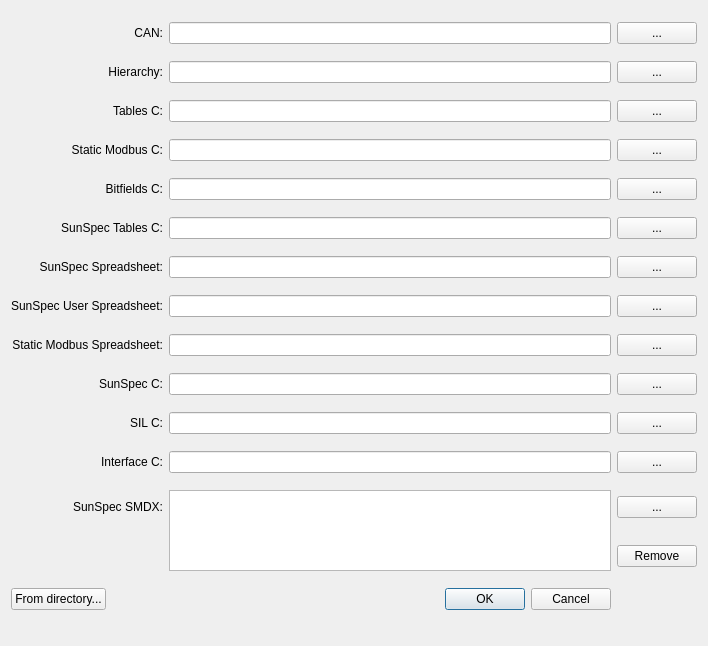
<?xml version="1.0" encoding="UTF-8"?>
<ui version="4.0">
 <class>Dialog</class>
 <widget class="QDialog" name="Dialog">
  <property name="geometry">
   <rect>
    <x>0</x>
    <y>0</y>
    <width>708</width>
    <height>646</height>
   </rect>
  </property>
  <property name="sizePolicy">
   <sizepolicy hsizetype="Preferred" vsizetype="Fixed">
    <horstretch>0</horstretch>
    <verstretch>0</verstretch>
   </sizepolicy>
  </property>
  <property name="windowTitle">
   <string>Dialog</string>
  </property>
  <layout class="QGridLayout" name="gridLayout">
   <item row="0" column="0">
    <widget class="QLabel" name="label">
     <property name="text">
      <string>CAN:</string>
     </property>
     <property name="alignment">
      <set>Qt::AlignRight|Qt::AlignTrailing|Qt::AlignVCenter</set>
     </property>
    </widget>
   </item>
   <item row="0" column="1">
    <widget class="QLineEdit" name="can"/>
   </item>
   <item row="0" column="2">
    <widget class="QPushButton" name="pick_can">
     <property name="text">
      <string>...</string>
     </property>
    </widget>
   </item>
   <item row="1" column="0">
    <widget class="QLabel" name="label_2">
     <property name="text">
      <string>Hierarchy:</string>
     </property>
     <property name="alignment">
      <set>Qt::AlignRight|Qt::AlignTrailing|Qt::AlignVCenter</set>
     </property>
    </widget>
   </item>
   <item row="1" column="1">
    <widget class="QLineEdit" name="hierarchy"/>
   </item>
   <item row="1" column="2">
    <widget class="QPushButton" name="pick_hierarchy">
     <property name="text">
      <string>...</string>
     </property>
    </widget>
   </item>
   <item row="2" column="0">
    <widget class="QLabel" name="tables_c_label">
     <property name="text">
      <string>Tables C:</string>
     </property>
     <property name="alignment">
      <set>Qt::AlignRight|Qt::AlignTrailing|Qt::AlignVCenter</set>
     </property>
    </widget>
   </item>
   <item row="2" column="1">
    <widget class="QLineEdit" name="tables_c"/>
   </item>
   <item row="2" column="2">
    <widget class="QPushButton" name="pick_tables_c">
     <property name="text">
      <string>...</string>
     </property>
    </widget>
   </item>
   <item row="3" column="0">
    <widget class="QLabel" name="staticmodbus_c_label">
     <property name="text">
      <string>Static Modbus C:</string>
     </property>
     <property name="alignment">
      <set>Qt::AlignRight|Qt::AlignTrailing|Qt::AlignVCenter</set>
     </property>
    </widget>
   </item>
   <item row="3" column="1">
    <widget class="QLineEdit" name="staticmodbus_c"/>
   </item>
   <item row="3" column="2">
    <widget class="QPushButton" name="pick_staticmodbus_c">
     <property name="text">
      <string>...</string>
     </property>
    </widget>
   </item>
   <item row="4" column="0">
    <widget class="QLabel" name="bitfields_c_label">
     <property name="text">
      <string>Bitfields C:</string>
     </property>
     <property name="alignment">
      <set>Qt::AlignRight|Qt::AlignTrailing|Qt::AlignVCenter</set>
     </property>
    </widget>
   </item>
   <item row="4" column="1">
    <widget class="QLineEdit" name="bitfields_c"/>
   </item>
   <item row="4" column="2">
    <widget class="QPushButton" name="pick_bitfields_c">
     <property name="text">
      <string>...</string>
     </property>
    </widget>
   </item>
   <item row="5" column="0">
    <widget class="QLabel" name="sunspec_tables_c_label">
     <property name="text">
      <string>SunSpec Tables C:</string>
     </property>
     <property name="alignment">
      <set>Qt::AlignRight|Qt::AlignTrailing|Qt::AlignVCenter</set>
     </property>
    </widget>
   </item>
   <item row="5" column="1">
    <widget class="QLineEdit" name="sunspec_tables_c"/>
   </item>
   <item row="5" column="2">
    <widget class="QPushButton" name="pick_sunspec_tables_c">
     <property name="text">
      <string>...</string>
     </property>
    </widget>
   </item>
   <item row="6" column="0">
    <widget class="QLabel" name="label_3">
     <property name="text">
      <string>SunSpec Spreadsheet:</string>
     </property>
     <property name="alignment">
      <set>Qt::AlignRight|Qt::AlignTrailing|Qt::AlignVCenter</set>
     </property>
    </widget>
   </item>
   <item row="6" column="1">
    <widget class="QLineEdit" name="spreadsheet"/>
   </item>
   <item row="6" column="2">
    <widget class="QPushButton" name="pick_spreadsheet">
     <property name="text">
      <string>...</string>
     </property>
    </widget>
   </item>
   <item row="7" column="0">
    <widget class="QLabel" name="label_4">
     <property name="text">
      <string>SunSpec User Spreadsheet:</string>
     </property>
     <property name="alignment">
      <set>Qt::AlignRight|Qt::AlignTrailing|Qt::AlignVCenter</set>
     </property>
    </widget>
   </item>
   <item row="7" column="1">
    <widget class="QLineEdit" name="spreadsheet_user"/>
   </item>
   <item row="7" column="2">
    <widget class="QPushButton" name="pick_spreadsheet_user">
     <property name="text">
      <string>...</string>
     </property>
    </widget>
   </item>
   <item row="8" column="0">
    <widget class="QLabel" name="static_modbus_spreadsheet_label">
     <property name="text">
      <string>Static Modbus Spreadsheet:</string>
     </property>
     <property name="alignment">
      <set>Qt::AlignRight|Qt::AlignTrailing|Qt::AlignVCenter</set>
     </property>
    </widget>
   </item>
   <item row="8" column="1">
    <widget class="QLineEdit" name="staticmodbus_spreadsheet"/>
   </item>
   <item row="8" column="2">
    <widget class="QPushButton" name="pick_staticmodbus_spreadsheet">
     <property name="text">
      <string>...</string>
     </property>
    </widget>
   </item>
   <item row="9" column="0">
    <widget class="QLabel" name="sunspec_c_label">
     <property name="text">
      <string>SunSpec C:</string>
     </property>
     <property name="alignment">
      <set>Qt::AlignRight|Qt::AlignTrailing|Qt::AlignVCenter</set>
     </property>
    </widget>
   </item>
   <item row="9" column="1">
    <widget class="QLineEdit" name="sunspec_c"/>
   </item>
   <item row="9" column="2">
    <widget class="QPushButton" name="pick_sunspec_c">
     <property name="text">
      <string>...</string>
     </property>
    </widget>
   </item>
   <item row="10" column="0">
    <widget class="QLabel" name="sil_c_label">
     <property name="text">
      <string>SIL C:</string>
     </property>
     <property name="alignment">
      <set>Qt::AlignRight|Qt::AlignTrailing|Qt::AlignVCenter</set>
     </property>
    </widget>
   </item>
   <item row="10" column="1">
    <widget class="QLineEdit" name="sil_c"/>
   </item>
   <item row="10" column="2">
    <widget class="QPushButton" name="pick_sil_c">
     <property name="text">
      <string>...</string>
     </property>
    </widget>
   </item>
   <item row="11" column="0">
    <widget class="QLabel" name="interface_c_label">
     <property name="text">
      <string>Interface C:</string>
     </property>
     <property name="alignment">
      <set>Qt::AlignRight|Qt::AlignTrailing|Qt::AlignVCenter</set>
     </property>
    </widget>
   </item>
   <item row="11" column="1">
    <widget class="QLineEdit" name="interface_c"/>
   </item>
   <item row="11" column="2">
    <widget class="QPushButton" name="pick_interface_c">
     <property name="text">
      <string>...</string>
     </property>
    </widget>
   </item>
   <item row="12" column="0">
    <widget class="QLabel" name="smdx_label">
     <property name="text">
      <string>SunSpec SMDX:</string>
     </property>
     <property name="alignment">
      <set>Qt::AlignRight|Qt::AlignTrailing|Qt::AlignVCenter</set>
     </property>
    </widget>
   </item>
   <item row="12" column="1" rowspan="2">
    <widget class="QListWidget" name="smdx_list">
     <property name="selectionMode">
      <enum>QAbstractItemView::ExtendedSelection</enum>
     </property>
    </widget>
   </item>
   <item row="12" column="2">
    <widget class="QPushButton" name="pick_smdx">
     <property name="text">
      <string>...</string>
     </property>
    </widget>
   </item>
   <item row="13" column="2">
    <widget class="QPushButton" name="remove_smdx">
     <property name="text">
      <string>Remove</string>
     </property>
    </widget>
   </item>
   <item row="14" column="0" colspan="2">
    <layout class="QHBoxLayout" name="horizontalLayout">
     <item>
      <widget class="QPushButton" name="from_directory">
       <property name="text">
        <string>From directory...</string>
       </property>
      </widget>
     </item>
     <item>
      <widget class="QDialogButtonBox" name="buttons">
       <property name="standardButtons">
        <set>QDialogButtonBox::Cancel|QDialogButtonBox::Ok</set>
       </property>
      </widget>
     </item>
    </layout>
   </item>
  </layout>
 </widget>
 <resources/>
 <connections/>
</ui>
